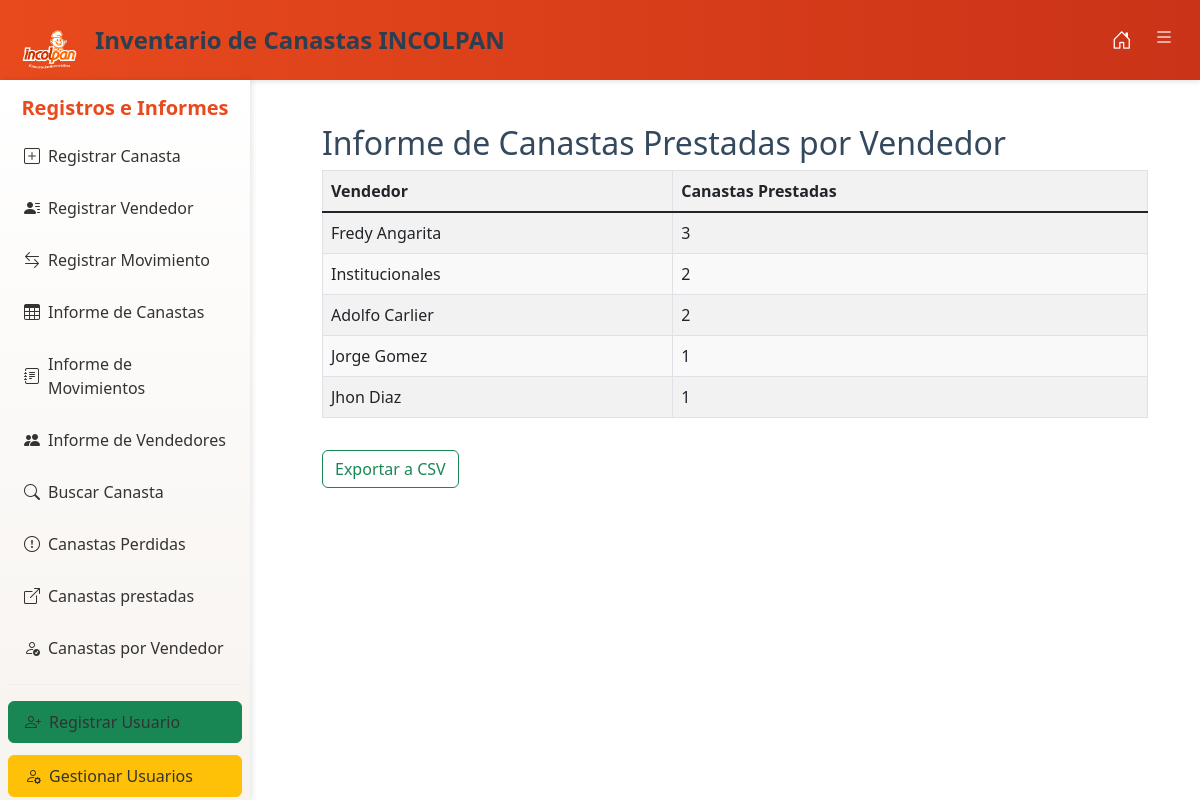
The page /informe_canastas_prestadas_por_vendedor (signed in) on the database its author committed.
### tables this page shows
CREATE TABLE vendedores (
    codigo TEXT PRIMARY KEY,
    nombre TEXT
);

### app.py (the view)
@app.route('/informe_canastas_prestadas_por_vendedor', methods=['GET'])
@login_required
def informe_canastas_prestadas_por_vendedor():
    try:
        conn = obtener_conexion()
        cursor = conn.cursor()
        cursor.execute('''
            SELECT v.nombre,
                   SUM(CASE WHEN m.tipo = 'Sale' THEN 1 ELSE 0 END) -
                   SUM(CASE WHEN m.tipo = 'Entra' THEN 1 ELSE 0 END) AS canastas_prestadas_activas
            FROM movimientos m
            JOIN vendedores v ON m.vendedor_codigo = v.codigo
            GROUP BY v.nombre
            ORDER BY canastas_prestadas_activas DESC
        ''')
        canastas_prestadas = cursor.fetchall()
        conn.close()
        if 'export' in request.args:
            return exportar_a_csv_canastas_prestadas(canastas_prestadas)
        return render_template('informe_canastas_prestadas_por_vendedor.html', canastas_prestadas=canastas_prestadas)
    except Exception as e:
        flash(f'Ocurrió un error al generar el informe: {e}')
        return render_template('informe_canastas_prestadas_por_vendedor.html', canastas_prestadas=[])

### app.py (called while the page is built)
def obtener_conexion():
    conn = sqlite3.connect(db_path)
    return conn

def login_required(f):
    @wraps(f)
    def decorated_function(*args, **kwargs):
        if 'user_id' not in session:
            flash('Por favor, inicia sesión para continuar.')
            return redirect(url_for('login'))
        return f(*args, **kwargs)
    return decorated_function

### Templates/informe_canastas_prestadas_por_vendedor.html (shortened to what this page needs)
{% extends 'base.html' %}
{% block content %}
<div class="container mt-4">
    <h2>Informe de Canastas Prestadas por Vendedor</h2>
    <table class="table table-bordered table-striped">
        <thead>
            <tr>
                <th>Vendedor</th>
                <th>Canastas Prestadas</th>
            </tr>
        </thead>
        <tbody>
            {% for vendedor in canastas_prestadas %}
            <tr>
                <td>{{ vendedor[0] }}</td>
                <td>{{ vendedor[1] }}</td>
            </tr>
            {% endfor %}
        </tbody>
    </table>
    <a href="{{ url_for('informe_canastas_prestadas_por_vendedor', export=True) }}"
       class="btn btn-outline-success mt-3">
       Exportar a CSV
    </a>
</div>
{% endblock %}

### static/style.css (style rules this page uses)
body { font-family: Arial, sans-serif; padding: 20px; }
h2 { color: #34495e; margin-top: 30px; }

### Templates/base.html (style rules this page uses)
body { padding-top: 80px; color: #000; background-color: #fff; }
button, .btn { border-radius: 0.375rem; }
table { color: #000; }
table thead { background-color: #f2f2f2; }
table tbody tr:nth-child(even) { background-color: #f9f9f9; }

### rows shown on the page
vendedores: nombre "Fredy Angarita", vendedor "3"
vendedores: nombre "Institucionales", vendedor "2"
vendedores: nombre "Adolfo Carlier", vendedor "2"
vendedores: nombre "Jorge Gomez", vendedor "1"
vendedores: nombre "Jhon Diaz", vendedor "1"
